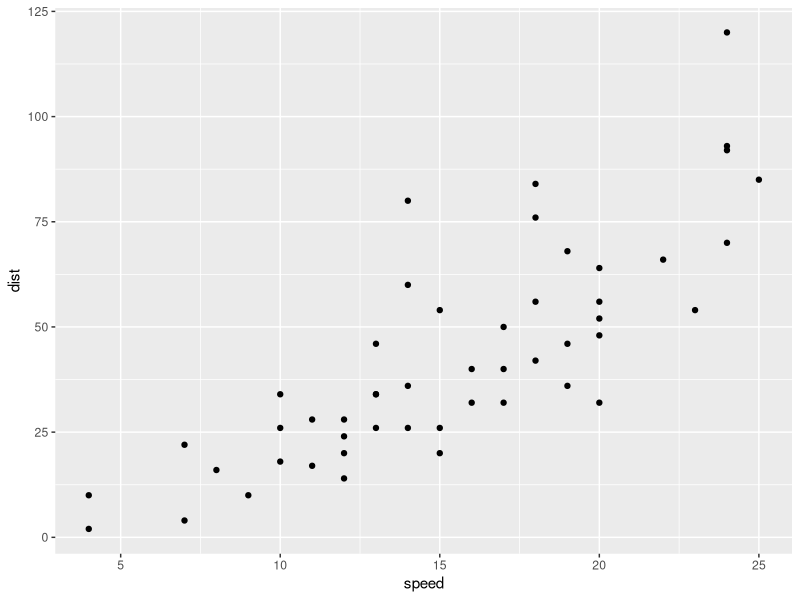
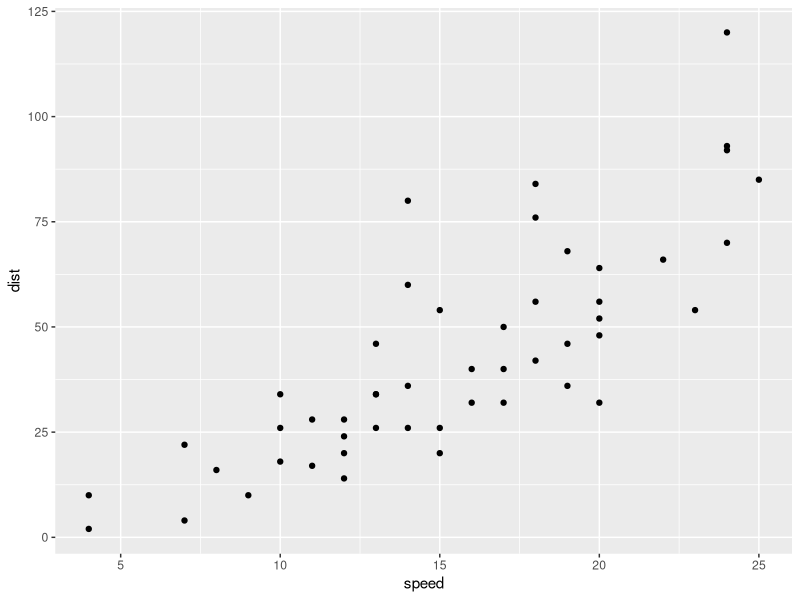
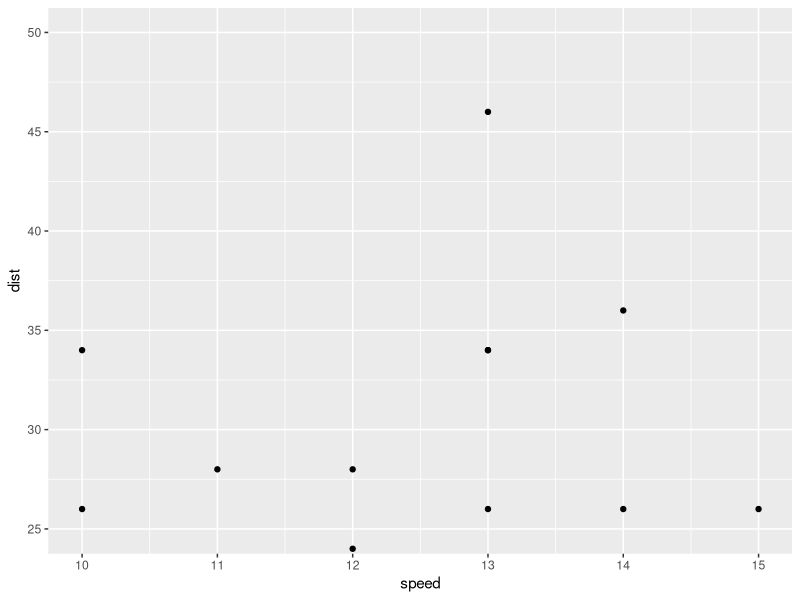
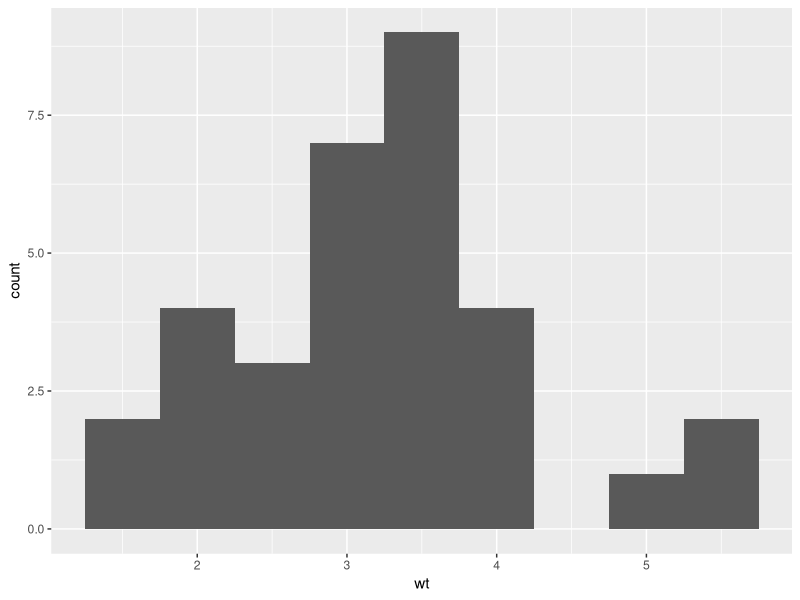
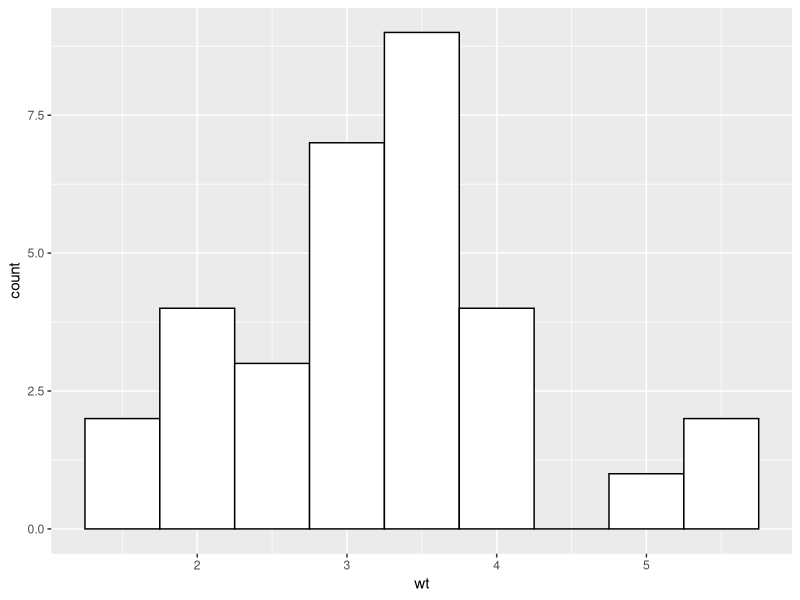
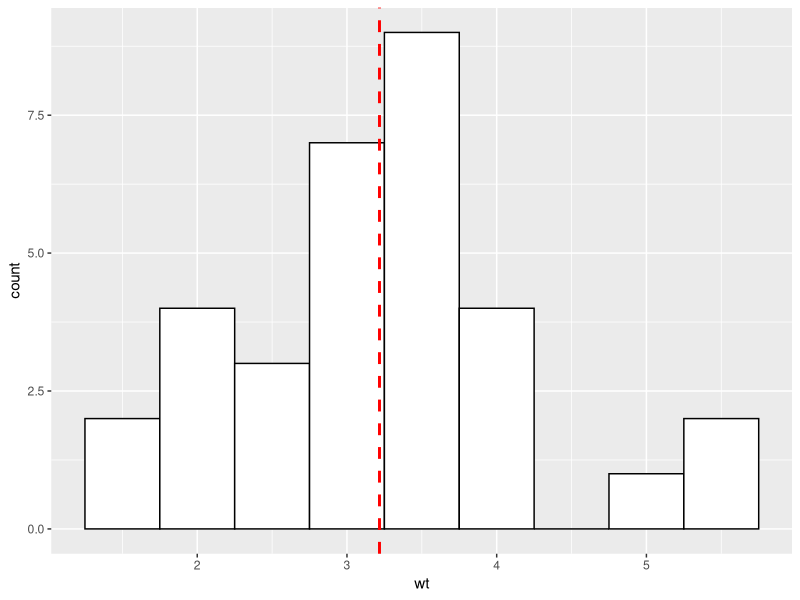
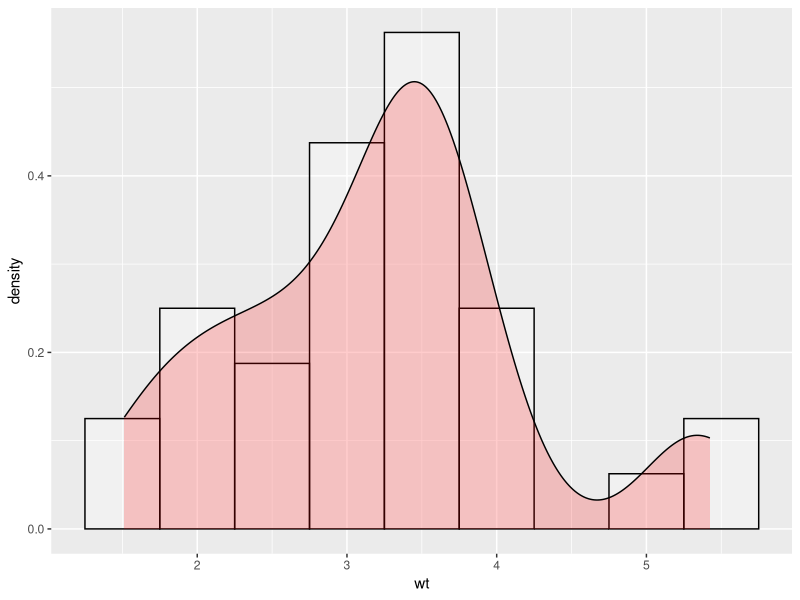

The R source for these figures, in order:
#install.packages("ggplot2")
library(ggplot2)

#scatterplot
cars
myData <- cars
ggplot(myData, aes(x=speed, y=dist)) + geom_point()
g<-ggplot(myData, aes(x=speed, y=dist)) + geom_point()
g
gg<-g+coord_cartesian(xlim=c(10,15),ylim=c(25,50))
gg

#histogram
mtcars
myData <- mtcars
ggplot(myData, aes(x=wt)) + geom_histogram(binwidth=.5)
h<-ggplot(myData, aes(x=wt)) + geom_histogram(binwidth=.5,color="black",fill="white")
h
h+geom_vline(xintercept=mean(myData$wt),color="red",linetype="dashed",size=1)

ggplot(myData, aes(x=wt)) + 
  geom_histogram(binwidth=.5,aes(y=after_stat(density)),alpha=.3,color="black",fill="white")+
  geom_density(alpha=.2,fill="red")
